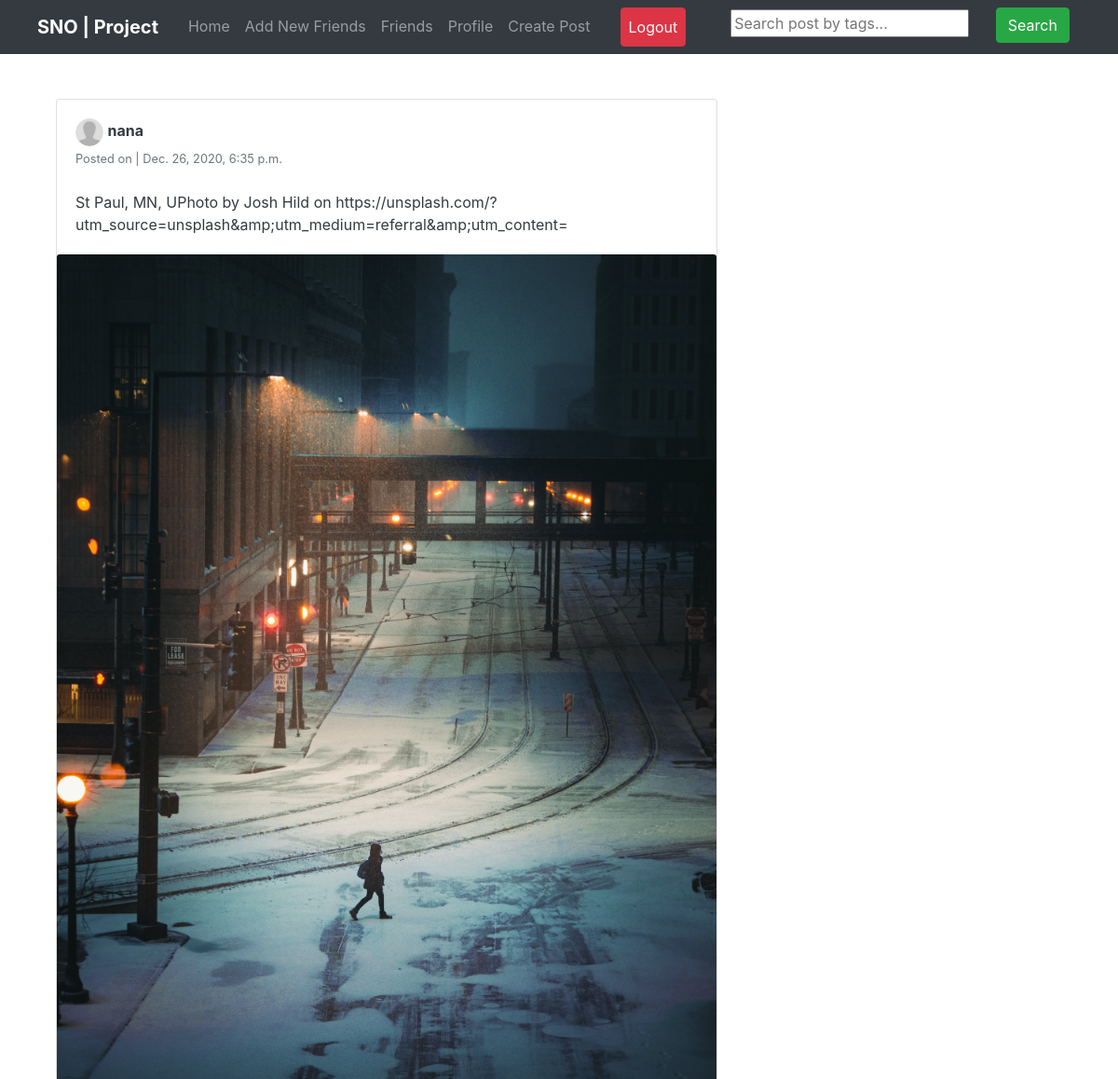
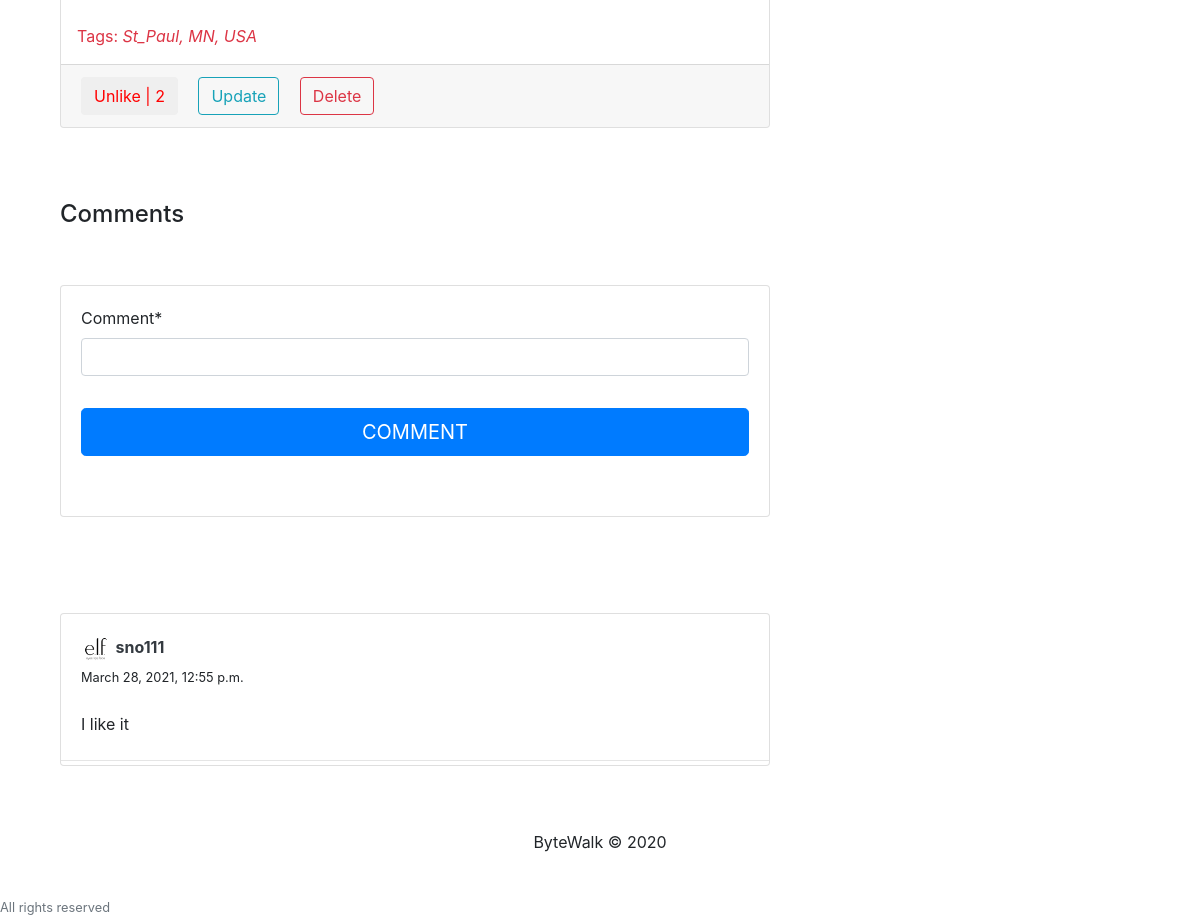
Screenshot of /post/3/ (signed in) with the database file from the repository (2 pictures, top to bottom).
### feed/models.py (models this page shows, shortened)
class Post(models.Model):
    description = models.CharField(max_length=255, blank=True)
    pic = models.ImageField(upload_to='path/to/imgs')
    date_posted = models.DateTimeField(default=timezone.now)
    user_name = models.ForeignKey(User, on_delete=models.CASCADE)
    tags = models.CharField(max_length=100, blank=True)

class Cooments(models.Model):
    post = models.ForeignKey(Post, related_name='details', on_delete=models.CASCADE)
    username = models.ForeignKey(User, related_name='details', on_delete=models.CASCADE)
    comment = models.CharField(max_length=255)
    comment_date = models.DateTimeField(default=timezone.now)

### users/models.py (models this page shows, shortened)
class Profile(models.Model):
    user = models.OneToOneField(User, on_delete=models.CASCADE)
    image = models.ImageField(default='default.png', upload_to='profile_pics')
    slug = AutoSlugField(populate_from='user')
    bio = models. CharField(max_length=255, blank=True)
    friends = models.ManyToManyField('profile', blank=True)
    def get_absolute_url(self):
        return "/users/{}".format(self.slug)

### feed/views.py (the view)
# urls.py: path('post/<int:pk>/', views.post_detail, name='post-detail'),
@login_required
def post_detail(request, pk):
    post = get_object_or_404(Post, pk=pk)
    user = request.user
    is_liked = Like.objects.filter(user=user, post=post)
    if request.method == 'POST':
            form = NewCommentForm(request.POST)
            if form.is_valid():
                    data = form.save(commit=False)
                    data.post = post
                    data.username = user
                    data.save()
                    return redirect('post-detail', pk=pk)
    else:
            form = NewCommentForm()
    return render(request, 'feed/post_detail.html', {'post':post, 'is_liked':is_liked, 'form':form})

### feed/forms.py
class NewCommentForm(forms.ModelForm):
    class Meta:
        model = Cooments
        fields  = ['comment']

### feed/templates/feed/post_detail.html (shortened to what this page needs)
{% extends "feed/layout.html" %}
{% load static %}
{% load crispy_forms_tags %}
{% block searchform %}
<form class="form-inlin my-2 my-lg-0 ml-5" action="{% url 'search_posts' %}">
    <input name="p" type="text" placeholder="Search post by tags...">
    <button class="btn btn-success my-2 my-sm-0 ml-4" type="submit">Search</button>
</form>
{% endblock searchform %}
{% block content %}
    <div class="container">
        <div class="row">
            <div class="col-md-8">
                <div class="card card-signin my-5">
                    <div class="card-body">
                        <a href="{{ post.user_name.profile.get_absolute_url }}">
                            <img src="{{ post.user_name.profile.image.url }}" class="rounded-circle" width="30" height="30" alt="">
                        </a>
                        <a href="{{ post.user_name.profile.get_absolute_url }}" class="text-dark"><b>{{ post.user_name }}</b></a>
                        <br><small class="text-muted">Posted on | {{ post.date_posted }}</small>
                        <br><br>
                        <p class="card-text text-dark">{{ post.description }}</p>
                    </div>
                    <a href="{{ post.pic.url }}"><img src="{{ post.pic.url }}" class="card-img-top" alt=""></a>
                    {% if post.tags %}
                        <br><p class="text-danger ml-3">Tags: <i>{{ post.tags }}</i></p>
                    {% endif %}
                    <div class="card-footer">
                        <button class="btn btn-white mr-3 like" id="{{ post.id }}">
                            {% if is_liked %}
                                <a href="{% url 'post-like' %}" style="color:red;" id="likebtn{{ post.id }}"> Unlike | {{post.likes.count}}</a>
                            {% else  %}
                                <a href="{% url 'post-like' %}" style="color:green;" id="likebtn{{ post.id }}"> Like | {{post.likes.count}}</a>
                            {% endif %}
                        </button>
                        {% if post.user_name == user %}
                            <a href="{% url 'post-update' post.id %}" class="btn btn-outline-info mr-3">Update</a>
                            <a href="{% url 'post-delete' post.id %}" class="btn btn-outline-danger mr-3">Delete</a>
                        {% endif %}
                    </div>
                </div>
            </div>
        </div>
        <br>
        <h4>Comments</h4>
        <div class="row">
            <div class="col-md-8">
                <div class="card card-signin my-5">
                    <div class="card-body">
                        <form class="form-signin" method="POST">
                            <fieldset class="form-group">
                                {{ form|crispy }}
                            </fieldset>
                            <div class="form-group">
                                <button class="btn btn-lg btn-primary btn-block text-uppercase" type="submit">Comment</button><br>
                            </div>
                        </form>
                    </div>
                </div>
            </div>
        </div>
         <div class="row">
             <div class="col-md-8">
                {% if post.details.all  %}
                <div class="card card-signin my-5">
                    {% for detail in post.details.all %}
                    <div class="card-body">
                        <a href="{{ detail.username.profile.get_absolute_url }}">
                            <img src="{{ detail.username.profile.image.url}}" class="rounded-circle" width="30" height="30" alt="">
                        </a>
                        <a href="{{ detail.username.profile.get_absolute_url }}" class="text-dark"><B>{{ detail.username }}</B></a>
                        <br><small>{{ detail.comment_date }}</small><br><br>
                        <p class="card-text text-card">{{ detail.comment }}</p>
                    </div>
                    <hr class="my-1">
                    {% endfor %}
                </div>
                {% else %}
                    <p>No Comment to show</p>
                {% endif %}
             </div>
         </div>
    </div>
{% endblock content %}

### rows the page displays
Post: user_name.profile.image (placeholder picture), user_name "nana", date_posted "Dec. 26, 2020, 6:35 p.m.", description "St Paul, MN, UPhoto by Josh Hild on https://unsplash.com/?utm_source=unsplash&amp;utm_medium=referral&amp;utm_content=", pic (picture), tags "St_Paul, MN, USA", likes.count "2"
Cooments: username.profile.image (picture), username "sno111", comment_date "March 28, 2021, 12:55 p.m.", comment "I like it"
